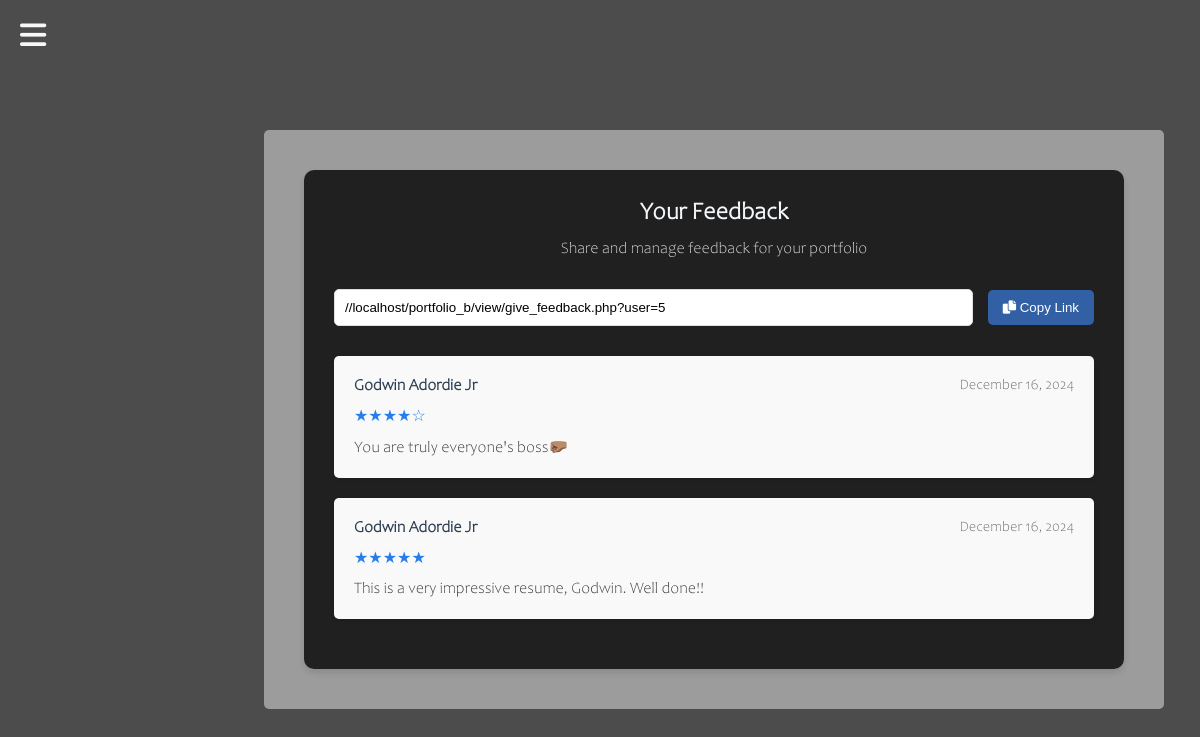
Screenshot of /view/feedback.php (signed in) with the database file from the repository.
### tables this page shows
CREATE TABLE `feedback` (
  `feedback_id` int NOT NULL,
  `user_id` int NOT NULL,
  `reviewer_id` int DEFAULT NULL,
  `feedback_text` text NOT NULL,
  `rating` int DEFAULT NULL,
  `created_at` timestamp NULL DEFAULT CURRENT_TIMESTAMP
);

CREATE TABLE `users` (
  `user_id` int NOT NULL,
  `fname` varchar(50) NOT NULL,
  `lname` varchar(50) NOT NULL,
  `email` varchar(100) NOT NULL,
  `password` varchar(255) NOT NULL,
  `role` int NOT NULL DEFAULT '2',
  `profile_picture` varchar(255) DEFAULT NULL,
  `bio` text,
  `job_title` varchar(100) DEFAULT NULL,
  `created_at` timestamp NULL DEFAULT CURRENT_TIMESTAMP,
  `updated_at` timestamp NULL DEFAULT CURRENT_TIMESTAMP ON UPDATE CURRENT_TIMESTAMP
);

### view/feedback.php (the view, shortened to what this page needs)
<?php
require_once '../db/database.php';
$user_id = $_SESSION['user_id'];
$sql = "CREATE TABLE IF NOT EXISTS feedback (
    feedback_id INT AUTO_INCREMENT PRIMARY KEY,
    user_id INT NOT NULL,
    reviewer_id INT,
    feedback_text TEXT NOT NULL,
    rating INT,
    created_at TIMESTAMP DEFAULT CURRENT_TIMESTAMP,
    FOREIGN KEY (user_id) REFERENCES users(user_id),
    FOREIGN KEY (reviewer_id) REFERENCES users(user_id)
)";
$conn->query($sql);
$stmt = $conn->prepare("
    SELECT f.*, u.fname, u.lname
    FROM feedback f
    LEFT JOIN users u ON f.reviewer_id = u.user_id
    WHERE f.user_id = ?
    ORDER BY f.created_at DESC
");
$stmt->bind_param("i", $user_id);
$stmt->execute();
$result = $stmt->get_result();
$feedbacks = $result->fetch_all(MYSQLI_ASSOC);
$shareLink = "//" . $_SERVER['HTTP_HOST'] . "/portfolio_b/view/give_feedback.php?user=" . $user_id;
?>
<!DOCTYPE html>
<html lang="en">
<head>
    <link href="https://cdnjs.cloudflare.com/ajax/libs/font-awesome/6.0.0/css/all.min.css" rel="stylesheet">
    <link href="/portfolio_b/assets/css/feedback.css?v=<?php echo time(); ?>" rel="stylesheet">
</head>
<body>
    <div class="hamburger" onclick="toggleMenu()">
        <i class="fas fa-bars"></i>
    </div>
    <div class="container">
        <div class="feedback-section">
            <div class="section-header">
                <h2>Your Feedback</h2>
                <p>Share and manage feedback for your portfolio</p>
            </div>
            <div class="share-options">
                <input type="text" id="share-link" name="share-link" value="<?php echo htmlspecialchars($shareLink); ?>" readonly>
                <button onclick="copyShareLink()">
                    <i class="fas fa-copy"></i> Copy Link
                </button>
            </div>
            <div class="feedback-list">
                <?php if (!empty($feedbacks)): ?>
                    <?php foreach ($feedbacks as $feedback): ?>
                        <div class="feedback-item">
                            <div class="feedback-header">
                                <div class="feedback-author">
                                    <?php echo htmlspecialchars($feedback['fname'] . ' ' . $feedback['lname']); ?>
                                </div>
                                <div class="feedback-date">
                                    <?php echo date('F j, Y', strtotime($feedback['created_at'])); ?>
                                </div>
                            </div>
                            <?php if ($feedback['rating']): ?>
                                <div class="feedback-rating">
                                    <?php
                                    $rating = $feedback['rating'];
                                    for ($i = 1; $i <= 5; $i++) {
                                        echo $i <= $rating ? '★' : '☆';
                                    }
                                    ?>
                                </div>
                            <?php endif; ?>
                            <div class="feedback-text">
                                <?php echo nl2br(htmlspecialchars($feedback['feedback_text'])); ?>
                            </div>
                        </div>
                    <?php endforeach; ?>
                <?php else: ?>
                    <div class="no-feedback">
                        No feedback received yet. Share your portfolio link to get started!
                    </div>
                <?php endif; ?>
            </div>
        </div>
    </div>
</body>
</html>

### assets/css/feedback.css (style rules this page uses)
:root { --primary-color: #2c3e50; --secondary-color: #3498db; --text-color: #f4f2f2; --background-color: #212122; }
* { margin: 0; padding: 0; box-sizing: border-box; }
body { margin: 0; padding: 0; font-family: 'Candara', sans-serif; color: #e0e0e0; position: relative; background-color: rgba(0,0,0,0.7); min-height: 100vh; }
body::before { content: ""; position: fixed; top: 0; left: 0; width: 100%; height: 100%; backdrop-filter: blur(5px); z-index: -1; }
.container { max-width: 900px; max-height: 900px; background: rgba(238, 236, 236, 0.5); border-radius: 5px; margin-top: 130px; margin-left:22%; padding: 40px; }
.hamburger { position: fixed; top: 20px; left: 20px; cursor: pointer; font-size: 30px; z-index: 1000; color: #f8f8f8; }
.feedback-section { background: rgb(33, 32, 32); padding: 30px; border-radius: 10px; box-shadow: 0 4px 6px rgba(0, 0, 0, 0.1); }
.section-header { text-align: center; margin-bottom: 30px; }
.section-header h2 { color:rgb(244, 247, 249); margin-bottom: 10px; }
.share-options { display: flex; align-items: center; gap: 15px; margin-bottom: 30px; }
.share-options input { flex-grow: 1; padding: 10px; border: 1px solid #ddd; border-radius: 5px; }
.share-options button { padding: 10px 15px; background-color:rgba(59, 126, 227, 0.682); color: white; border: none; border-radius: 5px; cursor: pointer; transition: background-color 0.3s; }
.feedback-list { margin-top: 30px; }
.feedback-item { background-color: #f9f9f9; padding: 20px; margin-bottom: 20px; border-radius: 5px; box-shadow: 0 2px 4px rgba(0, 0, 0, 0.1); }
.feedback-header { display: flex; justify-content: space-between; align-items: center; margin-bottom: 10px; }
.feedback-author { font-weight: 600; color: var(--primary-color); }
.feedback-date { color: #666; font-size: 0.9em; }
.feedback-rating { color: #257eeb; margin-bottom: 10px; }
.feedback-text { color: #333; }

### rows the page displays
feedback: user.lname "Godwin Adordie Jr", created_at "December 16, 2024", rating 4 (drawn), feedback_text "You are truly everyone's boss🤛🏽"
feedback: user.lname "Godwin Adordie Jr", created_at "December 16, 2024", feedback_text "This is a very impressive resume, Godwin. Well done!!"
